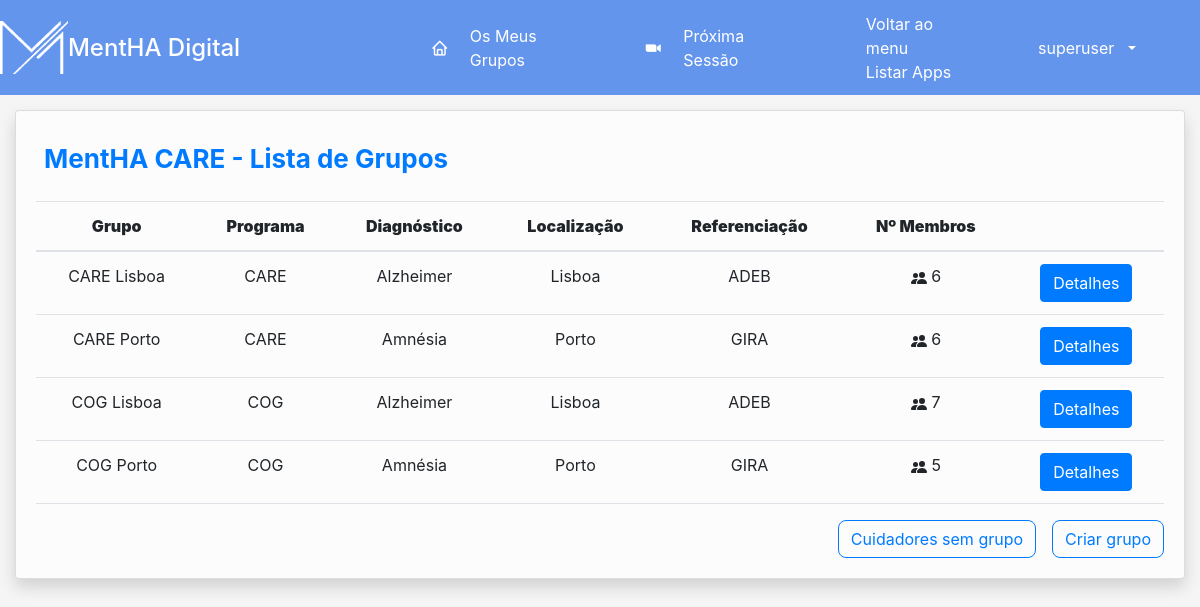
/diario/ (signed in), run on the app's committed database.
### diario/models.py (models this page shows, shortened)
class Grupo(models.Model):
    opEscolaridade = (
        ("0-4", "0-4"),
        ("5-9", "5-9"),
        ("10-12", "10-12"),
        ("12+", "12+")
    )
    opPrograma = (
        ("CARE", "CARE"),
        ("COG", "COG"),
    )
    nome = models.CharField(max_length=20)
    diagnostico = models.ForeignKey(Doenca, on_delete=models.CASCADE, null=True, blank=True)
    localizacao = models.CharField(max_length=20, default="", null=True, blank=True)
    escolaridade = models.CharField(max_length=20, choices=opEscolaridade, default="", blank=True, null=True)
    referenciacao = models.ForeignKey(Reference, on_delete=models.CASCADE, null=True, blank=True)
    nivelGDS = models.IntegerField(default=0)
    programa = models.CharField(max_length=20, choices=opPrograma, default="CARE", blank=True, null=True)
    @property
    def nr_membros(self):
        return len(self.cuidadores.all()) + len(self.participantes.all()) + len(self.facilitadores.all()) + len(self.dinamizadores.all())
    def __str__(self):
        return f'{self.nome}'

class Doenca(models.Model):
    nome = models.CharField(max_length=20, default="")
    def __str__(self):
        return f'{self.nome}'

class Reference(models.Model):
    nome = models.CharField(max_length=20, default="")
    def __str__(self):
        return f'{self.nome}'

### diario/decorators.py (the view)
        def wrapper(request, *args, **kwargs):
            if request.user.groups.filter(name__in=groups).exists() or 'Todos' in groups:
                return function(request, *args, **kwargs)
            else:
                raise Http404

### diario/models.py (called while the page is built)
    @property
    def obter_reference(self):
        return set([participante.referenciacao.nome for participante in self.participantes.all()])

    def __str__(self):
        return f'{self.info_sensivel.nome}'

### diario/views.py (called while the page is built, shortened)
@login_required(login_url='diario:login')
@check_user_able_to_see_page('Todos')
def dashboard(request):
    formGrupo = GrupoForm(request.POST or None)
    if formGrupo.is_valid():
        formGrupo.save()
        return redirect('diario:new_group')
    contexto = {
        'grupos': Grupo.objects.all(),
        'cuidadores': Cuidador.objects.filter(grupo=None),
        'formGrupo': formGrupo,
    }
    return render(request, 'diario/dashboard.html', contexto)

### diario/templates/diario/dashboard.html (shortened to what this page needs)
{% extends 'diario/base.html' %}
{% load static %}
{% block main %}
    <div class="container-fluid" style="margin-top:15px">
        <div class="card shadow">
            <div class="card-body">
            <div class="card-body" style="padding: 8px">
            <p class="text-primary m-0 fw-bold"
            style="margin: 5px; font-size: 26px">MentHA CARE - Lista de
                Grupos</p>
        </div>
                <div class="table-responsive" style="margin-top:15px">
                    <table class="table table-hover">
                        <thead>
                        <tr>
                            <th style="text-align: center;"><strong>Grupo</strong></th>
                            <th style="text-align: center;"><strong>Programa</strong></th>
                            <th style="text-align: center;"><strong>Diagnóstico</strong></th>
                            <th style="text-align: center;"><strong>Localização</strong></th>
                            <th style="text-align: center;"><strong>Referenciação</strong></th>
                            <th style="text-align: center;"><strong>Nº Membros</strong></th>
                            <th></th>
                        </tr>
                        </thead>
                        <tbody>
                        {% for grupo in grupos %}
                        <tr>
                            <td style="text-align: center;">{{ grupo }}</td>
                            <td style="text-align: center;">{{ grupo.programa }}</td>
                            <td style="text-align: center;">{{ grupo.diagnostico }}</td>
                            <td style="text-align: center;">{{ grupo.localizacao }}</td>
                            <td style="text-align: center;">{{ grupo.referenciacao }}</td>
                            <td style="text-align: center;">
                                {{ grupo.nr_membros }}
                            </td>
                            <td style="text-align: center;">
                                <form action="{% url 'diario:grupo_details' grupo.id %}">
                                    <button class="btn btn-primary">Detalhes</button>
                                </form>
                            </td>
                        </tr>
                        {% empty %}
                        <div class="alert alert-warning" role="alert">
                            Não tem Grupos associados
                        </div>
                        {% endfor %}
                        </tbody>
                    </table>
                    <div class="d-grid gap-3 d-md-flex justify-content-md-end">
                        <button class="btn btn-outline-primary " type="button" style="border-radius: 8px"
                                data-bs-toggle="modal"  data-toggle="modal" data-target="#Cuidador_grupo" data-bs-target="#Cuidador_grupo">
                            Cuidadores
                            sem grupo
                        </button>
                        <form action="{% url 'diario:new_group' %}">
                            <button class="btn btn-outline-primary" style="border-radius: 8px">Criar grupo</button>
                        </form>
                    </div>
                </div>
            </div>
        </div>
    </div>
{% endblock %}

### diario/templates/diario/base.html (shortened to what this page needs)
<!DOCTYPE html>
{% load static %}
<html lang="pt">
<head>
    <link href="https://cdn.jsdelivr.net/npm/bootstrap@5.2.0/dist/css/bootstrap.min.css" rel="stylesheet"
>
    <link href='https://unpkg.com/boxicons@2.0.7/css/boxicons.min.css' rel='stylesheet'>
    <link rel="stylesheet" href="https://cdn.jsdelivr.net/npm/bootstrap@4.0.0/dist/css/bootstrap.min.css">
    <link href="{% static 'diario/style.css'%}?{% now 'U' %}" rel="stylesheet">
</head>
<body id="layout">
    <div class="sidebar">
        <div class="logo-details">
            <img src="{% static 'diario/img/mentha-logo.png' %}" alt=""
                 style="width:20%;">
            <span class="logo_name">MentHA Digital</span>
        </div>
            <div class="nav-links max-left">
                <a href="{% url 'diario:dashboard_Care' %}" class="active">
                    <i class="bx bx-home"></i>
                    <span class="links_name">Os Meus Grupos</span>
                </a>
            </div>
            <div class="nav-links">
                {% block menu %}
                <a href="{% url 'diario:nextSession' %}">
                    <i class='bx bxl-zoom'></i>
                    <span class="links_name">Próxima Sessão</span>
                </a>
                {% endblock %}
            </div>
      <div class="nav-links">
          <div onclick="listar_apps()">Voltar ao menu</div>
          <div id="listar-apps" >Listar Apps</div>
      </div>
            <div class="profile-details nav-links">
                    <a class="nav-link dropdown-toggle" href="#" role="button" data-bs-toggle="dropdown"
                    aria-expanded="false">
                        <span class="admin_name">{{ request.user }}</span>
                    </a>
            </div>
    </div>
    <div id="content">
        {% block main %}
        {% endblock main %}
    </div>
</body>
</html>

### diario/static/diario/style.css (style rules this page uses)
#layout { background-color: rgba(0, 0, 0, 0.04); }
.card { background-color: rgba(255, 255, 255, 0.65); }
#content { display:flex; flex-direction: row; align-items: flex-start; justify-content: center; }
#layout { display: grid; grid-template-columns: 1fr; grid-template-rows: 95px 1fr; }
.sidebar { display: flex; flex-direction: row; height: 100%; background: cornflowerblue; transition: all 0.5s ease; align-items: center; gap: 35px; }
.nav-links { color: white; }
.container-fluid { max-width: 120ch; }
.sidebar .nav-links a { height: 100%; width: 100%; display: flex; align-items: center; text-decoration: none; transition: all 0.4s ease; }
.sidebar .nav-links i { min-width: 60px; text-align: center; font-size: 18px; }
.sidebar .logo-details { height: 80px; display: flex; align-items: center; }
.profile-details { display: flex; align-items: center; border-radius: 6px; height: 50px; min-width: 190px; padding: 0 15px 0 2px; }
.profile-details .admin_name { margin: 0 10px; white-space: nowrap; }
.sidebar a:link, .sidebar a:visited { color: white; background-color: transparent; text-decoration: none; }
.max-left { margin-left: auto; }
.sidebar .logo-details .logo_name { color: #fff; font-size: 24px; font-weight: 500; }
body { height: 100vh; }

### data on the page
Grupo: nome "CARE Lisboa", programa "CARE", diagnostico "Alzheimer", localizacao "Lisboa", referenciacao "ADEB", nr_membros "6"
Grupo: nome "CARE Porto", programa "CARE", diagnostico "Amnésia", localizacao "Porto", referenciacao "GIRA", nr_membros "6"
Grupo: nome "COG Lisboa", programa "COG", diagnostico "Alzheimer", localizacao "Lisboa", referenciacao "ADEB", nr_membros "7"
Grupo: nome "COG Porto", programa "COG", diagnostico "Amnésia", localizacao "Porto", referenciacao "GIRA", nr_membros "5"

### other printed values
{{ request.user }} "superuser"
